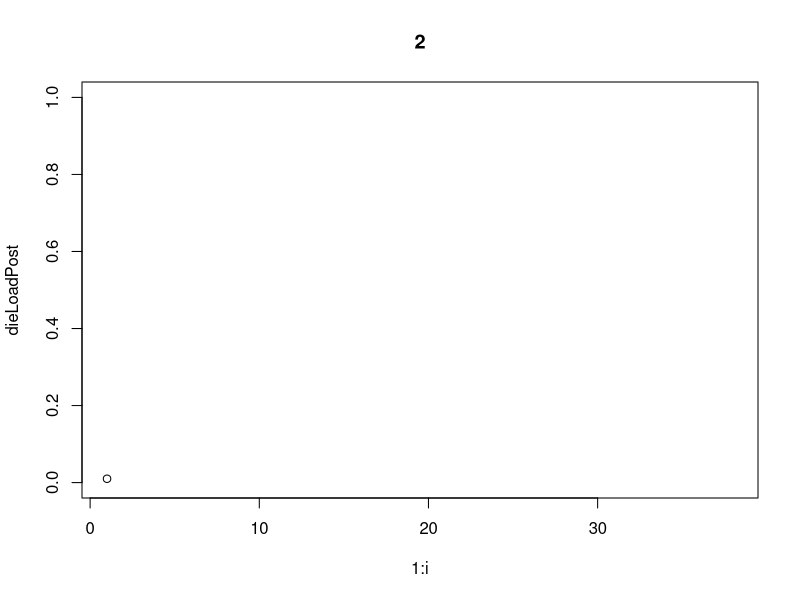
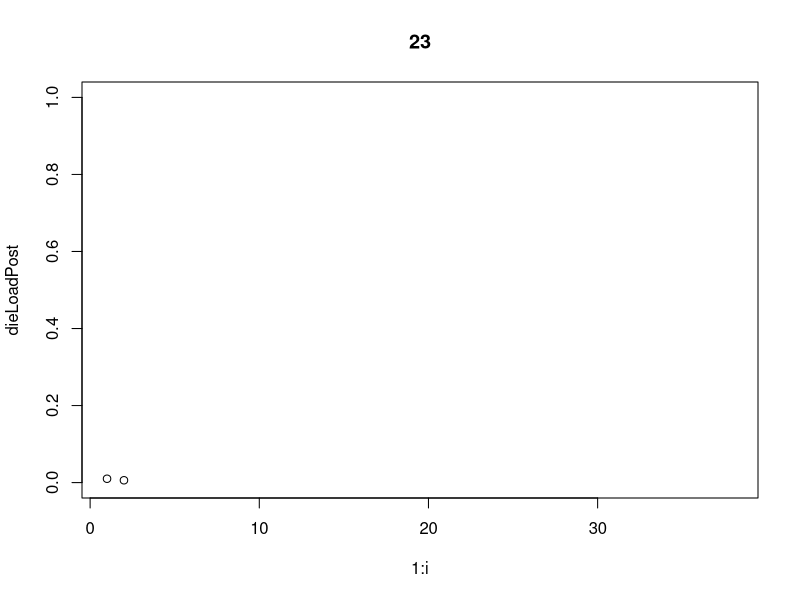
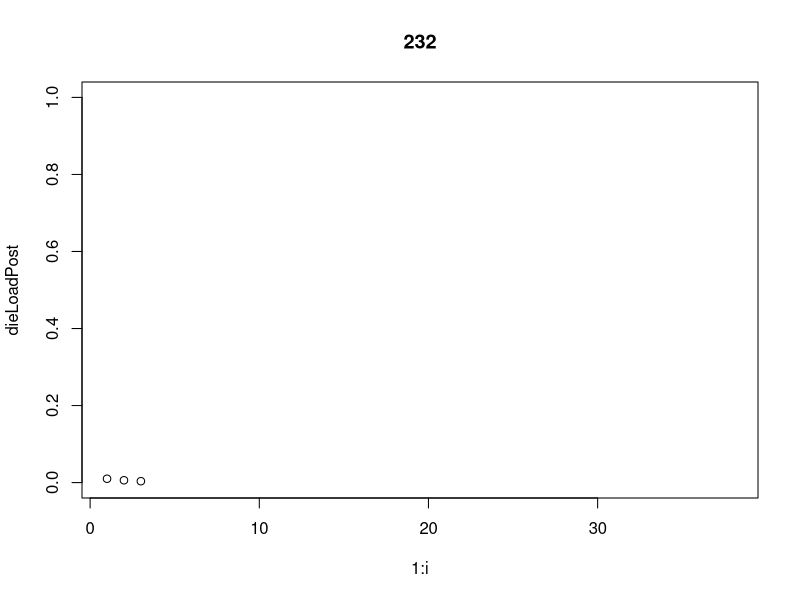
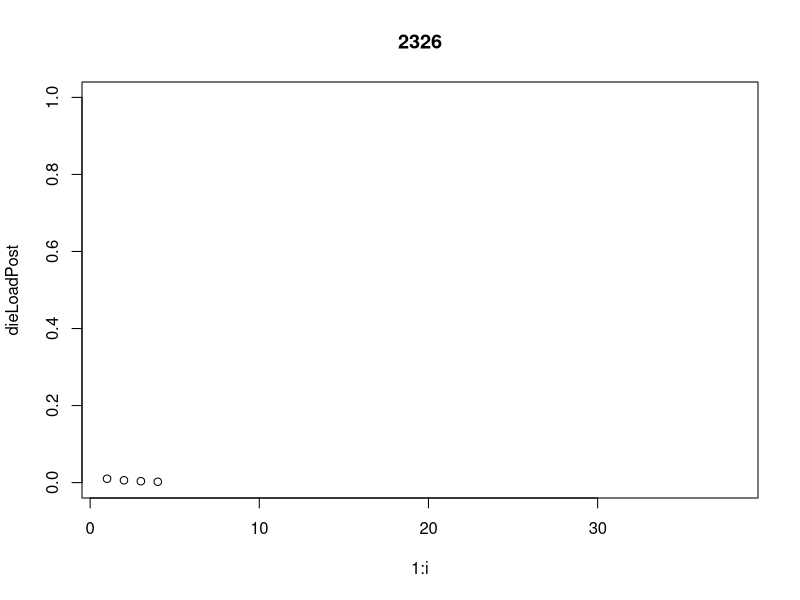
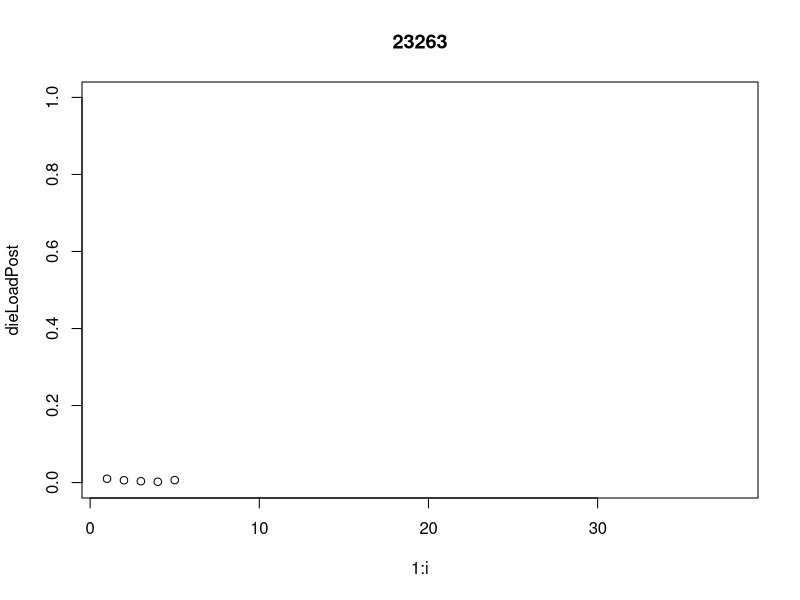
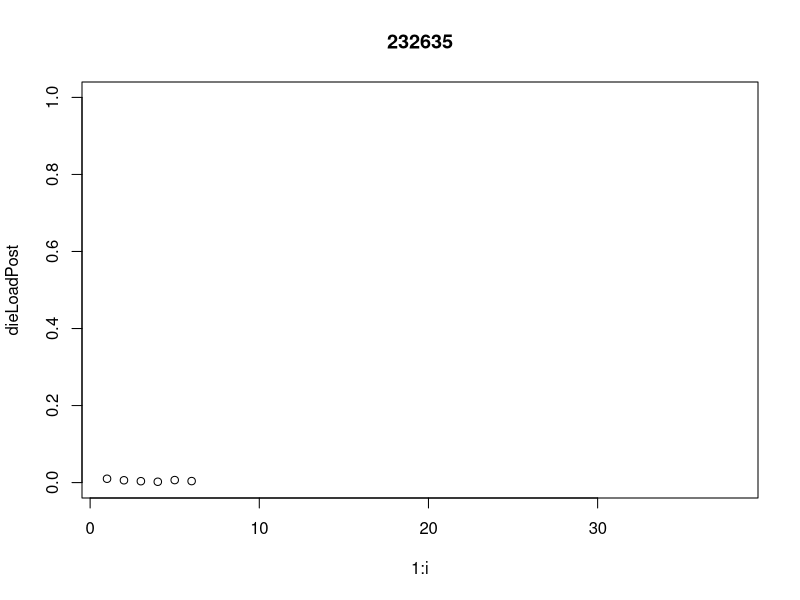
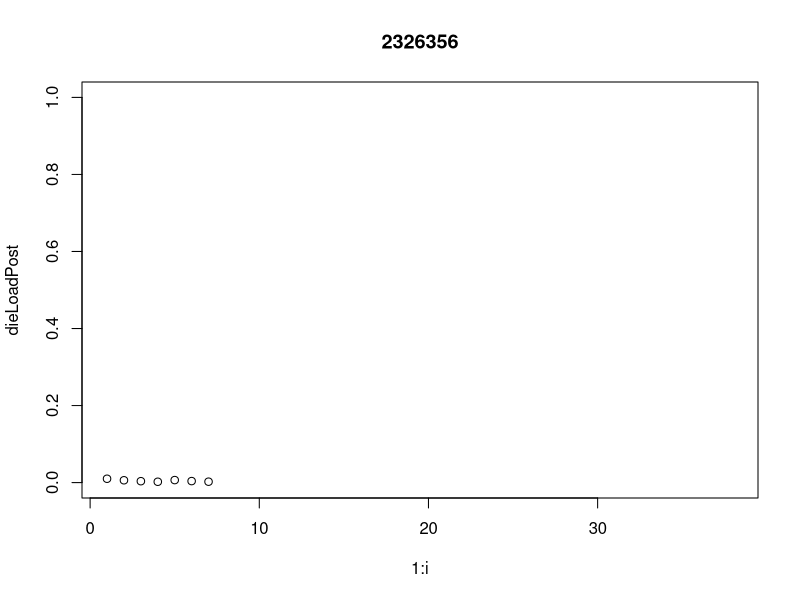
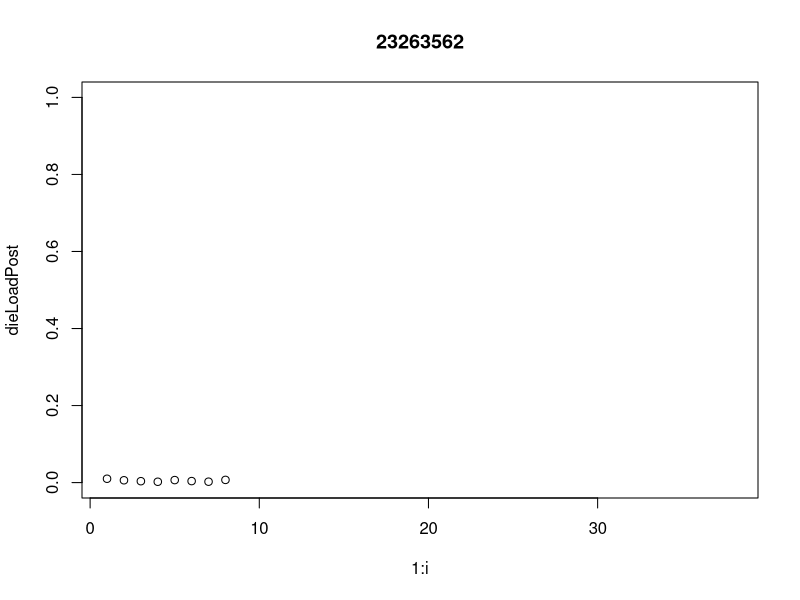

These charts were generated, in order, by the following R code:

## LAB02 - Problem#1 - Part 1 -----------------------------------------
#----------------------------------------------------------------------

data = c(2,3,2,6,3,5,6,2,6,6,2,6,6,2,3,6,6,6,5,6,6,5,6,6,6,6,6,4,6,3,3,3,6,6,5,6,6)

dieLoadPrior = c(0.01, 0.99)

dieLoadLL = c(.1,.1,.1,.1,.1,.5)
dieFairLL = c(1/6,1/6,1/6,1/6,1/6,1/6)

dieLoadPost = vector()

titleStr = ""
for (i in 1:length(data)) {
  dieLoadPost[i] = dieLoadPrior[1]
  
  dnorm = dieLoadPrior[1]*dieLoadLL[data[i]] + dieLoadPrior[2]*dieFairLL[data[i]]
  
  dieLoadPrior[1] = (dieLoadPrior[1]*dieLoadLL[data[i]])/dnorm
  dieLoadPrior[2] = (dieLoadPrior[2]*dieFairLL[data[i]])/dnorm
  
  titleStr = paste(titleStr,data[i], sep="")
  plot(1:i,dieLoadPost, main = titleStr, ylim = c(0,1), xlim = c(1, length(data)+1))
  Sys.sleep(.1)
}



## LAB02 - Problem#1 - Part 2 -----------------------------------------
#----------------------------------------------------------------------

count = vector()

for (i in 1:50) {
  dieLoadPrior = c(0.01, 0.99)
  
  dieLoadLL = c(.1,.1,.1,.1,.1,.5)
  dieFairLL = c(1/6,1/6,1/6,1/6,1/6,1/6)
  
  ct = 0
  while (TRUE) {
    
    roll = sample(1:6,1,prob= c(.1,.1,.1,.1,.1,.5))
    
    dieLoadPost = dieLoadPrior[1]
    
    dnorm = dieLoadPrior[1]*dieLoadLL[roll] + dieLoadPrior[2]*dieFairLL[roll]
    
    dieLoadPrior[1] = (dieLoadPrior[1]*dieLoadLL[roll])/dnorm
    dieLoadPrior[2] = (dieLoadPrior[2]*dieFairLL[roll])/dnorm
    ct = ct + 1
    if (dieLoadPost >= 0.99999){
      count[i] = ct
      break
    }
  }
}

avgTime = ceiling(mean(count))
print(paste('On avg we have to roll the loaded die',avgTime,'times'))


## LAB02 - Problem#2 - Part 1 -----------------------------------------
#----------------------------------------------------------------------

count = vector()

for (i in 1:50) {
  ptPosPrior = c(0.001, 0.999)
  
  posPtPosLL = c(.91,0.09)
  posPtNegLL = c(0.16,0.84)
  
  ct = 0
  while (TRUE) {
    
    roll = sample(1:2,1,prob= c(.91,0.09))
    ptPosPost = ptPosPrior[1]
    
    dnorm = ptPosPrior[1]*posPtPosLL[roll] + ptPosPrior[2]*posPtNegLL[roll]
    
    ptPosPrior[1] = (ptPosPrior[1]*posPtPosLL[roll])/dnorm
    ptPosPrior[2] = (ptPosPrior[2]*posPtNegLL[roll])/dnorm
    ct = ct + 1
    if (ptPosPost >= 0.99999){
      count[i] = ct
      break
    }
  }
}

avgTime = ceiling(mean(count))
cat('For a patient with the disease,\non avg the test needs to be repeated',avgTime,'times')


## LAB02 - Problem#2 - Part 2 -----------------------------------------
#----------------------------------------------------------------------

count = vector()

for (i in 1:50) {
  ptPosPrior = c(0.001, 0.999)
  
  posPtPosLL = c(.91,0.09)
  posPtNegLL = c(0.16,0.84)
  
  ct = 0
  while (TRUE) {
    
    roll = sample(1:2,1,prob= c(0.16,0.84))
    ptPosPost = ptPosPrior[2]
    
    dnorm = ptPosPrior[1]*posPtPosLL[roll] + ptPosPrior[2]*posPtNegLL[roll]
    
    ptPosPrior[1] = (ptPosPrior[1]*posPtPosLL[roll])/dnorm
    ptPosPrior[2] = (ptPosPrior[2]*posPtNegLL[roll])/dnorm
    ct = ct + 1
    if (ptPosPost >= 0.99999){
      count[i] = ct
      break
    }
  }
}

avgTime = ceiling(mean(count))
cat('For a patient without the disease,\non avg the test needs to be repeated',avgTime,'times')
